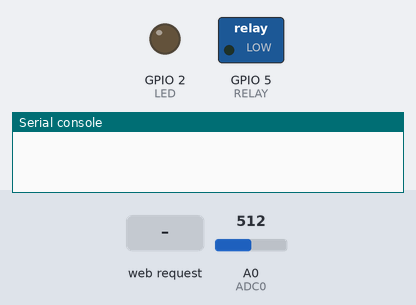
A program run on a simulated ESP8266 board running MicroPython. Shown: switched loads named in the program (green lamp = pin HIGH), output pins drawn as LEDs (lit = HIGH, except the on-board LED, lit = LOW), the last lines printed to the serial console. The test bench sets the inputs (shaded band); at power-on: A0 (ADC0) = 512 (analog values on the 0–1023 scale).

Above: at 1.2 s.
1.3 s: HTTP request GET /?RELAY=ON received
At 1.6 s:
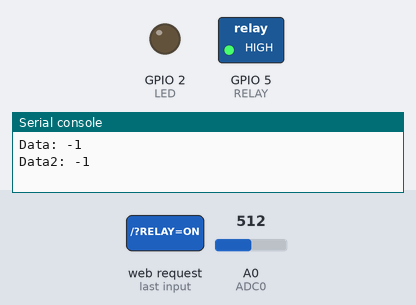
2.8 s: HTTP request GET /?LED=ON received
At 4.0 s:
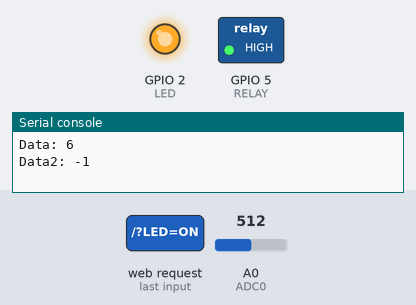
4.3 s: HTTP request GET /?LED=OFF received
At 5.3 s:
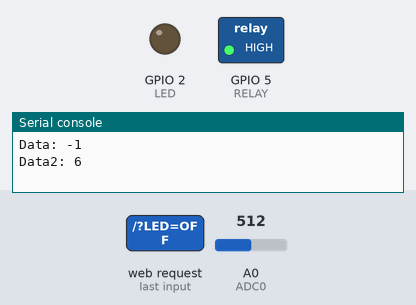
Timing chart, 0 to 7.3 s (numbered marks = the images above; inputs shaded):
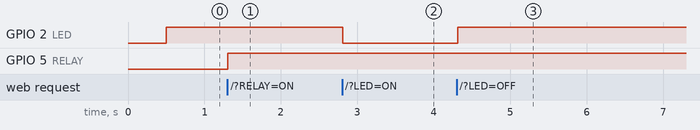

The program:

HTTPsServer.py
```python
try:
	import usocket as socket
except:
	import socket
import machine
import utime

LED = machine.Pin(2, machine.Pin.OUT)
RELAY = machine.Pin(5, machine.Pin.OUT)
ADC0 = machine.ADC(0)
VOLTAGE = ADC0.read()
REQUEST_WAS_RECEIVED = False

def blink():
	LED.on()
	utime.sleep_ms(500)
	LED.off()
	utime.sleep_ms(500)


#HTML to send to browsers
html = """<!DOCTYPE html>
<html>
<head> <title>ESP8266 LED ON/OFF</title> </head>
<center><h2>A simple webserver with Micropython</h2></center>
<center><h2>Voltage</h2></center>
<center><h2>%s</h2></center>
<form>
LED:
<button name="LED" value="ON" type="submit">LED ON</button>
<button name="LED" value="OFF" type="submit">LED OFF</button><br><br>
RELAY:
<button name="RELAY" value="ON" type="submit">RELAY ON</button>
<button name="RELAY" value="OFF" type="submit">RELAY OFF</button><br><br>
RESET BUTTON:
<button name="RESET" value="ON" type="submit">HARD RESET</button>
</form>
</html>
"""


#Setup Socket WebServer
s = socket.socket(socket.AF_INET, socket.SOCK_STREAM)
s.settimeout(1)
s.bind(('', 80))
s.listen(5)
while True:
	utime.sleep_ms(500)
	VOLTAGE = ADC0.read()
	if not REQUEST_WAS_RECEIVED:
		if VOLTAGE > 512:
			LED.off()
			RELAY.on()
		elif VOLTAGE < 513:
			LED.on()
			RELAY.off()
	# i = 0
	# while i < 1000:
	# 	i += 1
	while True:
		try:
			conn, addr = s.accept()
			REQUEST_WAS_RECEIVED = True
			print("Got a connection from %s" % str(addr))
			request = conn.recv(1024)
			print("Content = %s" % str(request))
			request = str(request)
			LEDON = request.find('/?LED=ON')
			LEDOFF = request.find('/?LED=OFF')
			RELAYON = request.find('/?RELAY=ON')
			RELAYOFF = request.find('/?RELAY=OFF')
			RESET = request.find('/?RESET=ON')
			print("Data: " + str(LEDON))
			print("Data2: " + str(LEDOFF))
			VOLTAGE = ADC0.read()

			if LEDON == 6:
				LED.off()
			elif LEDOFF == 6:
				LED.on()
			elif RELAYON == 6:
				RELAY.on()
			elif RELAYOFF == 6:
				RELAY.off()
			elif RESET == 6:
				machine.reset()

			response = html % VOLTAGE
			conn.send(response)
			conn.close()
		except:
			break
```

Measured:
- after the input at 1.3 s, GPIO 5 (RELAY): LOW → HIGH at once
- after the input at 2.8 s, GPIO 2 (LED): HIGH → LOW at once
- after the input at 4.3 s, GPIO 2 (LED): LOW → HIGH at once
